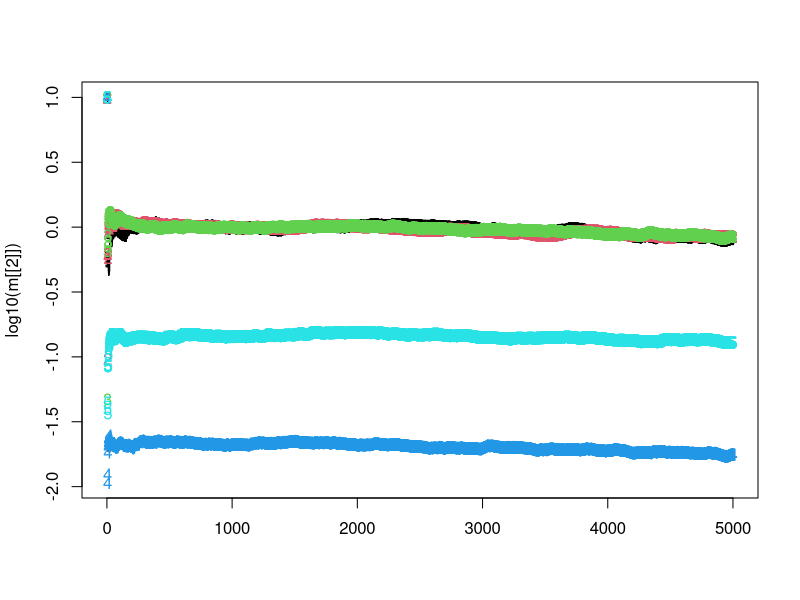
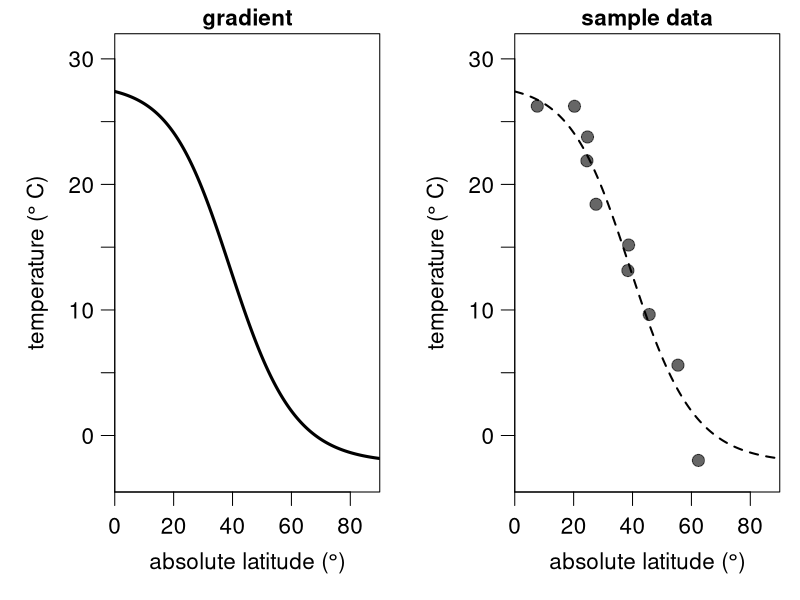
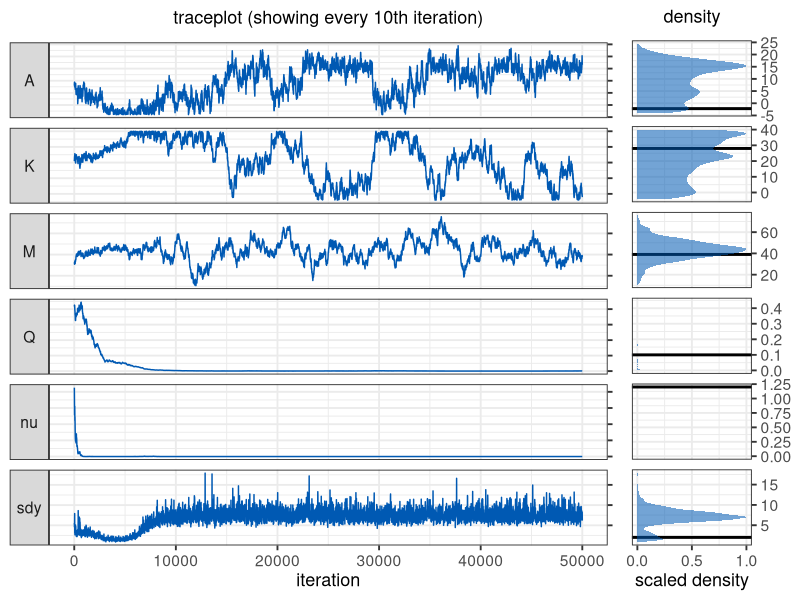
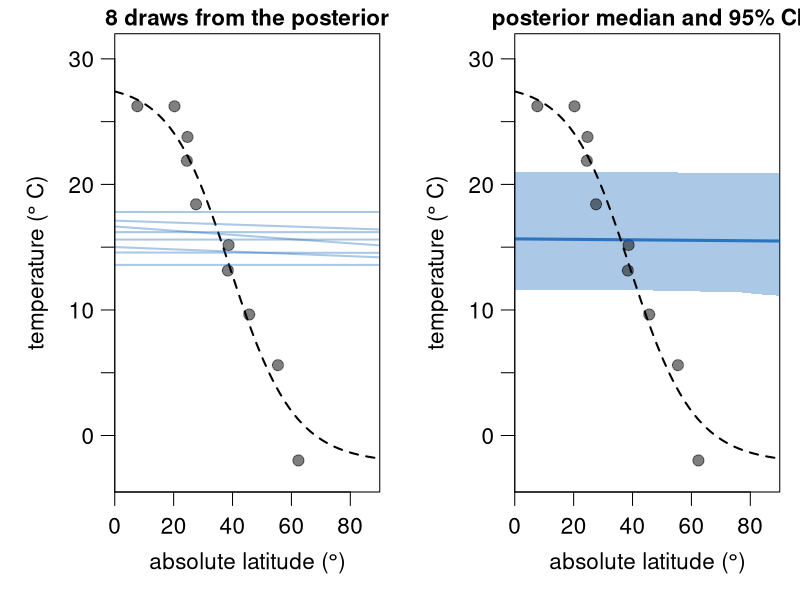

Here is the R script that generated these plots, in order:
######################################################
######################################################
### A Metropolis-Hastings algorithm for Latitudinal 
### Temperature Gradients
###
### by Kilian Eichenseer
### February 2022
###
######################################################
######################################################
### FUNCTIONS

gradient <- function(x, coeff, sdy) { # sigma is labelled "sdy"
  A = coeff[1]
  K = coeff[2]
  M = coeff[3]
  Q = coeff[4]
  nu = coeff[5]
  return(A + max(c(K-A,0))/((1+(nu*exp(Q*(x-M))))^(1/nu)) + rnorm(length(x),0,sdy))
}

loglik <- function(x, y,  coeff, sdy) { 
  A = coeff[1]
  K = coeff[2]
  M = coeff[3]
  Q = coeff[4]
  nu = coeff[5]
  pred = A + max(c(K-A,0))/((1+(nu*exp(Q*(x-M))))^(1/nu))
  return(sum(dnorm(y, mean = pred, sd = sdy, log = TRUE)))
}

logprior <- function(coeff) {
  return(sum(c(
    dunif(coeff[1], -4, 40, log = TRUE),
    dunif(coeff[2], -4, 40, log = TRUE),
    dnorm(coeff[3], 45, 10, log = TRUE),
    dgamma(coeff[4], 0.2, 0.2, log = TRUE),
    dgamma(coeff[5], 1, 1, log = TRUE))))
}

logposterior <- function(x, y, coeff, sdy){
  return (loglik(x, y, coeff, sdy) + logprior(coeff))
}

MH_propose <- function(coeff, proposal_sd){
  return(rnorm(5,mean = coeff, sd= c(.5,.5,.5,0.01,0.07)))
}

MH_propose <- function(coeff, proposal_sd){
  return(c(rnorm(3,mean = coeff[1:3], sd= c(.5,.5,.5)),
         exp(rnorm(2,mean = log(coeff[4:5]), sd= c(0.01,0.07)))))
}

weighted_var <- function(x, weights, sum_weights) {
  sum(weights*((x-sum(weights*x)/sum_weights)^2))/(sum_weights)
}

# Main MCMCM function
run_MCMC <- function(x, y, coeff_inits, sdy_init, nIter, proposal_sd_init = rep(10,5), nAdapt = 10000){
  ### Initialisation
  coefficients = array(dim = c(nIter,5)) # set up array to store coefficients
  coefficients[1,] = coeff_inits # initialise coefficients
  sdy = rep(NA_real_,nIter) # set up vector to store sdy
  sdy[1] = sdy_init # intialise sdy
  A_sdy = 3 # parameter for the prior on the inverse gamma distribution of sdy
  B_sdy = 0.1 # parameter for the prior on the inverse gamma distribution of sdy
  n <- length(y)
  shape_sdy <- A_sdy+n/2 # shape parameter for the inverse gamma
  sd_i <- 2
  coeff_sd <- array(NA_real_,dim = c(nAdapt,5))
  coeff_sd[1:3,] <- proposal_sd_init
  coeff_diff <- array(NA_real_,dim = c(nAdapt,5))
  allWeights <- exp((-(nAdapt-2)):0/500)
  
  ### The MCMC loop
  for (i in 2:nIter){ 
    
    ## 1. Gibbs step to estimate sdy
    sdy[i] = sqrt(1/rgamma(1,shape_sdy,B_sdy+0.5*sum((y-gradient(x,coefficients[i-1,],0))^2)))
    
    ## 2. Metropolis-Hastings step to estimate the regression coefficients
    proposal = MH_propose(coefficients[i-1,],coeff_sd[sd_i,]) # new proposed values
    #if(any(proposal[c(4,5)] <= 0)) HR = 0 else # Q and nu need to be >0
      # Hasting's ratio of the proposal
      HR = exp(logposterior(x = x, y = y, coeff = proposal, sdy = sdy[i]) -
                 logposterior(x = x, y = y, coeff = coefficients[i-1,], sdy = sdy[i])
               
               +sum(dnorm(coefficients[i-1,4:5]-proposal[4:5],coefficients[i-1,4:5],coeff_sd[sd_i,4:5]))
               -sum(dnorm(proposal[4:5]-coefficients[i-1,4:5],coefficients[i-1,4:5],coeff_sd[sd_i,4:5]))
      )
               
    # accept proposal with probability = min(HR,1)
    if (runif(1) < HR){ 
      coefficients[i,] = proposal
      # if proposal is rejected, keep the values from the previous iteration
    }else{
      coefficients[i,] = coefficients[i-1,]
    }
    # Adaptation of proposal SD
    if(i < nAdapt){
    
    coeff_diff[i,1:3] <- coefficients[i,1:3]-coefficients[i-1,1:3]
    coeff_diff[i,4:5] <- log(coefficients[i,4:5])-log(coefficients[i-1,4:5])
    
    if(i>=3) {
    weights = allWeights[(nAdapt-i+2):nAdapt-1]
    sum_weights = sum(weights)
    weighted_var_coeff <- apply(coeff_diff[2:i,], 2, function(f) weighted_var(
                            f, weights = weights, sum_weights = sum_weights))
   
    
    coeff_sd[i+1,] <- ifelse(weighted_var_coeff==0,
                           sqrt(coeff_sd[i,]^2/10),
                           sqrt(2.4^2 * weighted_var_coeff))
    }
    sd_i <- i
    } # end of adapt
  } # end of the MCMC loop
  
  ###  Function output
  output = list(data.frame(A = coefficients[,1],
                      K = coefficients[,2],
                      M = coefficients[,3],
                      Q = coefficients[,4],
                      nu = coefficients[,5],
                      sdy = sdy),
                coeff_sd)
  return(output)
}


### Data creation
set.seed(10)
sample_lat <- runif(10,0,90)
sample_data <- data.frame(
  x = sample_lat, 
  y = gradient(x = sample_lat, coeff = c(-2.2, 28, 39, 0.1, 1.2), sd = 2))


### Analysis
nIter <- 50000
system.time({m <- run_MCMC(x = sample_data$x, y = sample_data$y, 
              coeff_inits = c(10,20,30,0.4,0.4), sdy_init = 5, nIter = nIter,
              nAdapt = 5000)})
matplot(log10(m[[2]]))

m[[2]][,]
######################################################
######################################################
### PLOTS

######################################################
## Plots of the data

# for plotting the 95 % CI shading
error_polygon <- function(x,en,ep,color) {
  polygon( c(x[1], x, x[length(x)], x[length(x)], rev(x), x[1]),
           c((ep)[1],ep, (ep)[length(ep)], (en)[length(en)], rev(en), (en)[1]),
           border = NA, col = color)
}

layout(matrix(c(1,2), nrow = 1, ncol = 2, byrow = TRUE))

par(mar = c(4,4.25,1.25,0.75), las = 1, mgp = c(2.25,0.75,0), cex = 1.35)
latitude <- seq(0,90,by=0.2)
temperature <- gradient(x = latitude, coeff = c(-2.2, 28, 39, 0.1, 1.2), sd = 0)
plot(latitude, temperature, type = "l", lwd = 3, ylim = c(-4.5,32), 
     xlab = expression ("absolute latitude ("*degree*")"), yaxt = "n", 
     ylab = expression("temperature ("*degree~"C)"), yaxs = "i", xaxs = "i",
     xlim = c(0,90), main = "gradient", cex.main = 1)
axis(2,seq(-5,30,5),c(NA,0,NA,10,NA,20,NA,30))


plot(latitude, temperature, type = "l", lwd = 2, ylim = c(-4.5,32), 
     xlab = expression ("absolute latitude ("*degree*")"), yaxt = "n", 
     ylab = expression("temperature ("*degree~"C)"), yaxs = "i", xaxs = "i",
     xlim = c(0,90), main = "sample data", lty= 2, cex.main = 1)
points(sample_data$x, sample_data$y,  pch = 19, cex = 1.2, col = rgb(0,0,0,0.6), xpd = T)
axis(2,seq(-5,30,5),c(NA,0,NA,10,NA,20,NA,30))

######################################################
## Posterior checks

library(ggplot2)
library(dplyr)
library(reshape)
library(cowplot)
m <- m[[1]] %>% mutate(iteration = 1:nrow(.))
mm <- melt(m,id.vars = "iteration")
mm <- mm %>% mutate(trueval = rep(c(-2.2, 28, 39, 0.1, 1.2, 2), each = nrow(m)))

facet.labs = c("F", "K", "M", "Q", expression(nu), expression(sigma["y"]))
names(facet.labs) <- c("A", "K", "M", "Q", "nu", "sdy")

p1 <- ggplot(mm %>% filter(iteration %% 10 == 0)) + geom_line(aes(x = iteration, y = value),
                                                              colour = rgb(0,0.35,0.7,1))+
  facet_grid(variable ~ ., switch = "y",scales = "free_y",
             labeller = labeller(variable = facet.labs)) + 
  theme(legend.position = "none")+
  theme_bw(base_size = 14)+
  theme(strip.text.y.left = element_text(angle = 0))+
  scale_y_continuous(position = "right")+
  ylab(NULL)+
  ggtitle(expression("traceplot (showing every 10th"~"iteration)"))+ 
  theme(plot.title = element_text(size = 13, face = "bold",hjust = 0.5),
        axis.title=element_text(size=13), axis.text.y=element_blank(),)


p2 <- ggplot(mm %>% filter(iteration %% 10 == 0)) +
  geom_vline(aes(xintercept = trueval), colour = "black", size = 1,linetype = "solid")+
  
  stat_density(aes(x = value, y =..scaled..), 
               fill = rgb(0,0.35,0.7,0.55), size = 1.5)+
  facet_grid(variable ~ ., scales = "free_y")+ 
  theme(legend.position = "none")+
  theme_bw(base_size = 14)+
  theme(strip.background = element_blank(),
        strip.text.y = element_blank())+ 
  scale_y_continuous(position = "left",breaks = c(0,0.5,1))+
  scale_x_continuous(position = "top")+
  coord_flip()+
  ylab("scaled density")+
  xlab(NULL)+
  ggtitle(expression("density"))+ 
  theme(plot.title = element_text(size = 13, face = "bold",hjust = 0.5),
        axis.title=element_text(size=13))

plot_grid(p1, p2, ncol = 2, labels = c("", ""),
          rel_widths = c(7,2))

######################################################
## Gradient from posterior
burnin <- 10000
layout(matrix(c(1,2), nrow = 1, ncol = 2, byrow = TRUE))
par(mar = c(4,4.25,1.25,0.75), las = 1, mgp = c(2.25,0.75,0), cex = 1.35)
latitude <- seq(0,90,by=0.5)
temperature <- gradient(x = latitude, coeff = c(-2.2, 28, 39, 0.1, 1.2), sdy = 0)
plot(latitude, temperature, type = "l", lwd = 2, ylim = c(-4.5,32), 
     xlab = expression ("absolute latitude ("*degree*")"), yaxt = "n", 
     ylab = expression("temperature ("*degree~"C)"), yaxs = "i", xaxs = "i", lty = 2,
     xlim = c(0,90), main = "8 draws from the posterior", cex.main = 1)
points(sample_data$x, sample_data$y,  pch = 19, cex = 1.1, col = rgb(0,0,0,0.5), xpd = T)
replicate(8, points(latitude, gradient(x = latitude, coeff = 
                           unlist(m[sample((burnin+1):nIter,1),1:5]), sdy = 0),
                           type = "l", col = rgb(0,0.35,0.7,0.33), lwd = 2))
axis(2,seq(-5,30,5),c(NA,0,NA,10,NA,20,NA,30))

# Calculate confidence intervals
sample_it <- sample((burnin+1):nIter,1000)
grad_025 <- sapply(1:length(latitude), function(f) quantile(
  apply(m[sample_it,1:5],1,function(a) gradient(x=latitude[f], coeff =  a, sdy = 0)), 
  probs = 0.025))
grad_975 <- sapply(1:length(latitude), function(f) quantile(
  apply(m[sample_it,1:5],1,function(a) gradient(x=latitude[f], coeff =  a, sdy = 0)), 
  probs = 0.975))

# Calculate confidence intervals
sample_it <- sample((burnin+1):nIter,1000)
grad_025 <- sapply(1:length(latitude), function(f) quantile(
  apply(m[sample_it,1:5],1,function(a) gradient(x=latitude[f], coeff =  a, sdy = 0)), 
  probs = 0.025))
grad_975 <- sapply(1:length(latitude), function(f) quantile(
  apply(m[sample_it,1:5],1,function(a) gradient(x=latitude[f], coeff =  a, sdy = 0)), 
  probs = 0.975))

plot(latitude, temperature, type = "n", lwd = 2, ylim = c(-4.5,32), 
     xlab = expression ("absolute latitude ("*degree*")"), yaxt = "n", 
     ylab = expression("temperature ("*degree~"C)"), yaxs = "i", xaxs = "i", lty = 2,
     xlim = c(0,90), main = "posterior median and 95% CI", cex.main = 1)

error_polygon <- function(x,en,ep,color) {
  polygon( c(x[1], x, x[length(x)], x[length(x)], rev(x), x[1]),
           c((ep)[1],ep, (ep)[length(ep)], (en)[length(en)], rev(en), (en)[1]),
           border = NA, col = color)
}
error_polygon(latitude,grad_025,grad_975,rgb(0,0.35,0.7,0.33))
points(sample_data$x, sample_data$y,  pch = 19, cex = 1.1, col = rgb(0,0,0,0.5), xpd = T)

points(latitude, gradient(x=latitude, coeff =  apply(m[sample_it,1:5],2,median), 
                          sdy = 0), type = "l", lwd = 3, col = rgb(0,0.35,0.7,0.75))
points(latitude, temperature, type = "l", lwd = 2, lty = 2)
axis(2,seq(-5,30,5),c(NA,0,NA,10,NA,20,NA,30))

par(mfrow = c(1,1))
